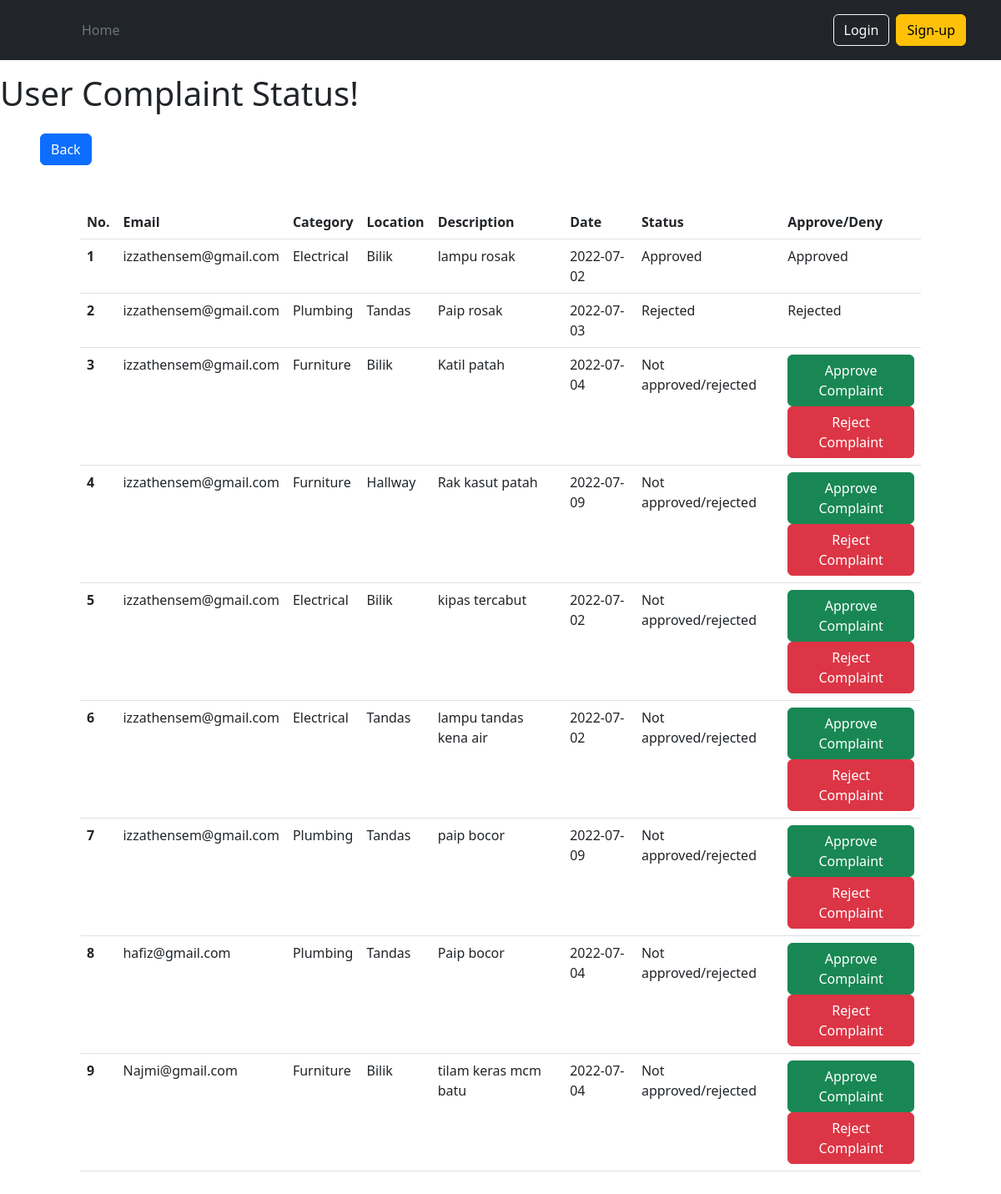
The app's page /officer/viewcomplaint.php, older data.
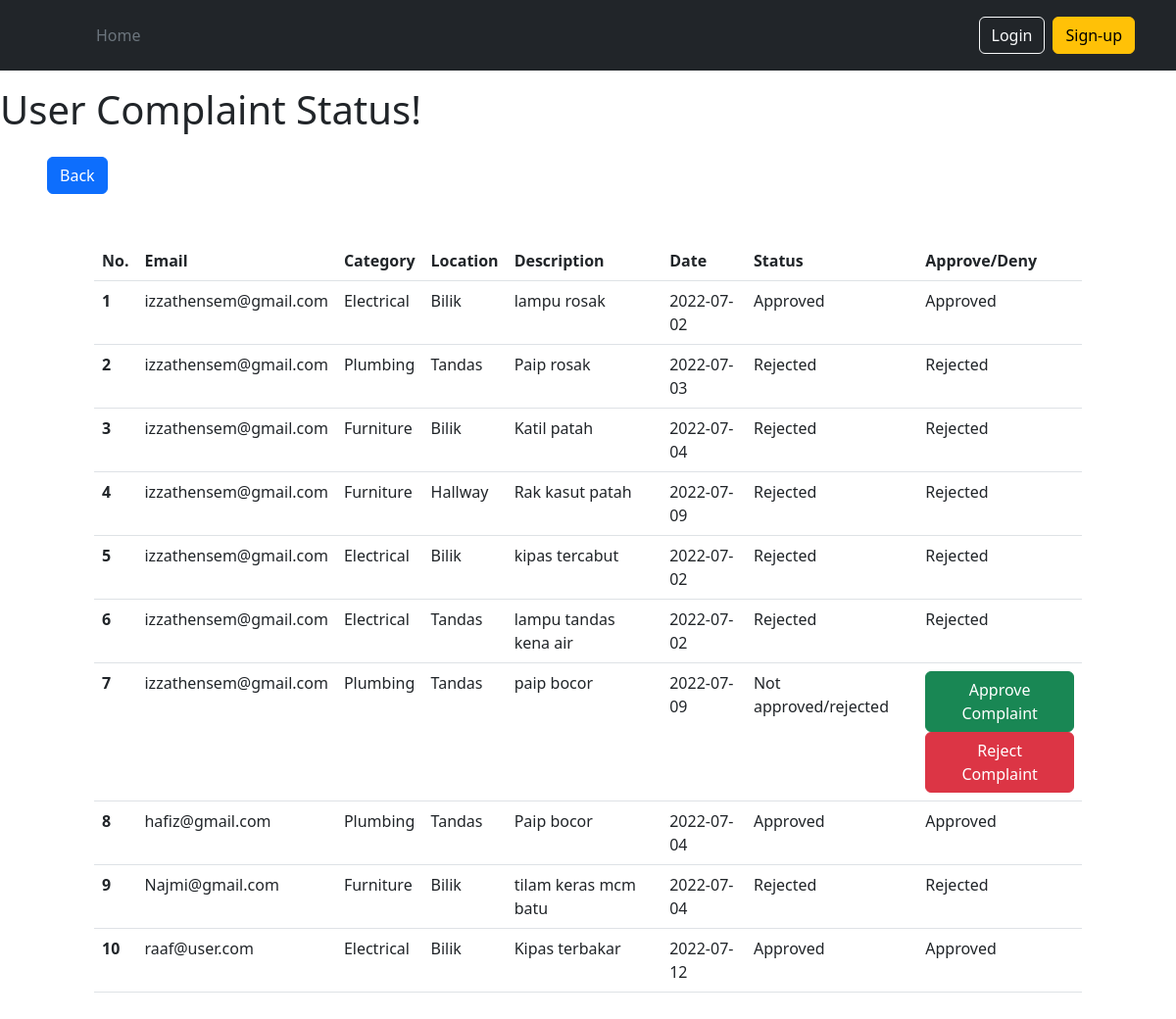
The same page, newer data.
### tables this page shows
CREATE TABLE `credentials` (
  `cred_id` int(10) NOT NULL,
  `email` varchar(255) NOT NULL,
  `password` varchar(255) NOT NULL,
  `usertype` int(5) NOT NULL
);

CREATE TABLE `complaints` (
  `comp_id` int(10) NOT NULL,
  `comp_cat` varchar(255) NOT NULL,
  `comp_loct` varchar(255) NOT NULL,
  `comp_desc` varchar(255) NOT NULL,
  `comp_date` date NOT NULL,
  `comp_status` int(10) DEFAULT NULL,
  `user_id` int(10) NOT NULL,
  `officer_id` int(10) DEFAULT NULL
);

### officer/viewcomplaint.php (the view, shortened to what this page needs)
<?php
    include("../inc/conn.php");
?>
<!DOCTYPE HTML>
<html>
    <head>
        <link href="https://cdn.jsdelivr.net/npm/bootstrap@5.2.0-beta1/dist/css/bootstrap.min.css" rel="stylesheet">
    </head>
    <body>
        <?php include "../inc/header.php" ?>
        <h1 class="py-3">User Complaint Status!</h1>
        <div class = "px-5">
            <button type="button" class="btn btn-primary" onclick="location.href='/student_complaint_system/officer/index.php'">Back</button>
            <div class="container px-5 my-5">
            <table class="table">
            <thead>
                <tr>
                <th scope="col">No.</th>
                <th scope="col">Email</th>
                <th scope="col">Category</th>
                <th scope="col">Location</th>
                <th scope="col">Description</th>
                <th scope="col">Date</th>
                <th scope="col">Status</th>
                <th scope="col">Approve/Deny</th>
                </tr>
            </thead>
            <tbody>
                <tr>
                    <?php
                    $viewsql ="SELECT c.comp_id, cr.email, c.comp_cat, c.comp_loct, c.comp_desc, c.comp_date, c.comp_status FROM complaints AS c JOIN users AS u ON c.user_id = u.user_id JOIN credentials as cr ON u.cred_id = cr.cred_id";
                    $run=mysqli_query($conn,$viewsql);
                    if(!is_bool($run)){
                        $compuser = mysqli_fetch_all($run);
                        if (sizeof($compuser)>0){
                            for($rowno=0; $rowno<sizeof($compuser);$rowno++ ){
                                echo "<tr>";
                                $compnum=$rowno+1;
                                echo "<th scope=\"row\">".$compnum."</th>";
                                $comp_id = $compuser[$rowno][0];
                                foreach($compuser[$rowno] as $colnum => $catcomp){
                                    if($colnum == 0) {
                                    } else if ($colnum == 6 ){
                                        if ($catcomp == null){
                                            $statusStr= "Not approved/rejected";
                                            echo "<td>$statusStr</td>";
                                            echo "<td><button type=\"button\" class=\"btn btn-success\" onclick=\"location.href='/student_complaint_system/officer/approvecomplaint.php?status=0&comp_id=".$comp_id."'\">Approve Complaint</button><br><button type=\"button\" class=\"btn btn-danger\" onclick=\"location.href='/student_complaint_system/officer/approvecomplaint.php?status=1&comp_id=".$comp_id."'\">Reject Complaint</button></td>";
                                        } else if($catcomp == 0){
                                            $statusStr = "Approved";
                                            echo "<td>$statusStr</td>";
                                            echo "<td>$statusStr</td>";
                                        } else if($catcomp == 1){
                                            $statusStr = "Rejected";
                                            echo "<td>$statusStr</td>";
                                            echo "<td>$statusStr</td>";
                                        }
                                    } else {
                                        echo "<td>$catcomp</td>";
                                    }
                                }
                                echo "</tr>";
                            }
                        } else {
                            echo "<tr>";
                            echo "<td style = \"text-align: center;\" colspan = \"5\">Doesn't Have Complaint Yet!</td>";
                            echo "</tr>";
                        }
                    } else {
                        echo "<tr>";
                        echo "<td style = \"text-align: center;\" colspan = \"5\">Error Occured</td>";
                        echo "</tr>";
                    }
                ?>
            </tbody>
            </table>
        </div>
    </body>
</html>

### inc/header.php
<header class="p-3 bg-dark text-white">
    <div class="container">
      <div class="d-flex flex-wrap align-items-center justify-content-center justify-content-lg-start">
        <a href="/" class="d-flex align-items-center mb-2 mb-lg-0 text-white text-decoration-none">
          <svg class="bi me-2" width="40" height="32" role="img" aria-label="Bootstrap"><use xlink:href="#bootstrap"></use></svg>
        </a>
        <ul class="nav col-12 col-lg-auto me-lg-auto mb-2 justify-content-center mb-md-0">
          <li><a href="" class="nav-link px-2 text-secondary">Home</a></li>
        </ul>
        <div class="text-end">
          <?php
          if (isset($_SESSION['credid'])) {
            echo "<button type=\"button\" class=\"btn btn-outline-light me-2\" onclick=\"location.href='/student_complaint_system/logoutdata.php'\">Logout</button>";
          } else {
            echo "<button type=\"button\" class=\"btn btn-outline-light me-2\" onclick=\"location.href='/student_complaint_system/login.php'\">Login</button>";
            echo "<button type=\"button\" class=\"btn btn-warning\" onclick=\"location.href='/student_complaint_system/register.php'\">Sign-up</button>";
          }
          ?>
        </div>
      </div>
    </div>
  </header>

Row changes from the older to the newer data that the page shows:
changed complaints "Katil patah": comp_status empty → 1 (drawn)
changed complaints "Hallway": comp_status empty → 1 (drawn)
changed complaints "kipas tercabut": comp_status empty → 1 (drawn)
changed complaints "lampu tandas kena air": comp_status empty → 1 (drawn)
changed complaints "Paip bocor": comp_status empty → 0 (drawn)
changed complaints "tilam keras mcm batu": comp_status empty → 1 (drawn)
added credentials: email "raaf@user.com"
added complaints: comp_cat "Electrical", comp_loct "Bilik", comp_desc "Kipas terbakar", comp_date "2022-07-12", comp_status "Approved"
Text that changed along with them:
list line gone: "Not approved/rejected"
new list line: "Rejected Rejected"
new list line: "Approved Approved"
new list line: "10"
list line gone: "Approve Complaint Reject Complaint"
